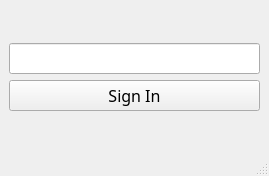
<?xml version="1.0" encoding="UTF-8"?>
<ui version="4.0">
 <class>MainWindow</class>
 <widget class="QMainWindow" name="MainWindow">
  <property name="geometry">
   <rect>
    <x>0</x>
    <y>0</y>
    <width>269</width>
    <height>176</height>
   </rect>
  </property>
  <property name="windowTitle">
   <string>Password Manager</string>
  </property>
  <property name="windowIcon">
   <iconset>
    <normaloff>:/icons/poly.png</normaloff>:/icons/poly.png</iconset>
  </property>
  <property name="autoFillBackground">
   <bool>false</bool>
  </property>
  <widget class="QWidget" name="centralwidget">
   <property name="sizePolicy">
    <sizepolicy hsizetype="Expanding" vsizetype="Expanding">
     <horstretch>0</horstretch>
     <verstretch>0</verstretch>
    </sizepolicy>
   </property>
   <layout class="QGridLayout" name="gridLayout">
    <item row="0" column="0">
     <layout class="QVBoxLayout" name="verticalLayout">
      <item>
       <widget class="QLineEdit" name="Pin">
        <property name="font">
         <font>
          <family>Gilroy</family>
          <pointsize>12</pointsize>
         </font>
        </property>
        <property name="echoMode">
         <enum>QLineEdit::Password</enum>
        </property>
       </widget>
      </item>
      <item>
       <widget class="QPushButton" name="pushButton">
        <property name="font">
         <font>
          <family>Gilroy</family>
          <pointsize>12</pointsize>
          <bold>false</bold>
         </font>
        </property>
        <property name="text">
         <string>Sign In</string>
        </property>
       </widget>
      </item>
     </layout>
    </item>
   </layout>
  </widget>
  <widget class="QStatusBar" name="statusbar"/>
 </widget>
 <resources/>
 <connections/>
</ui>
